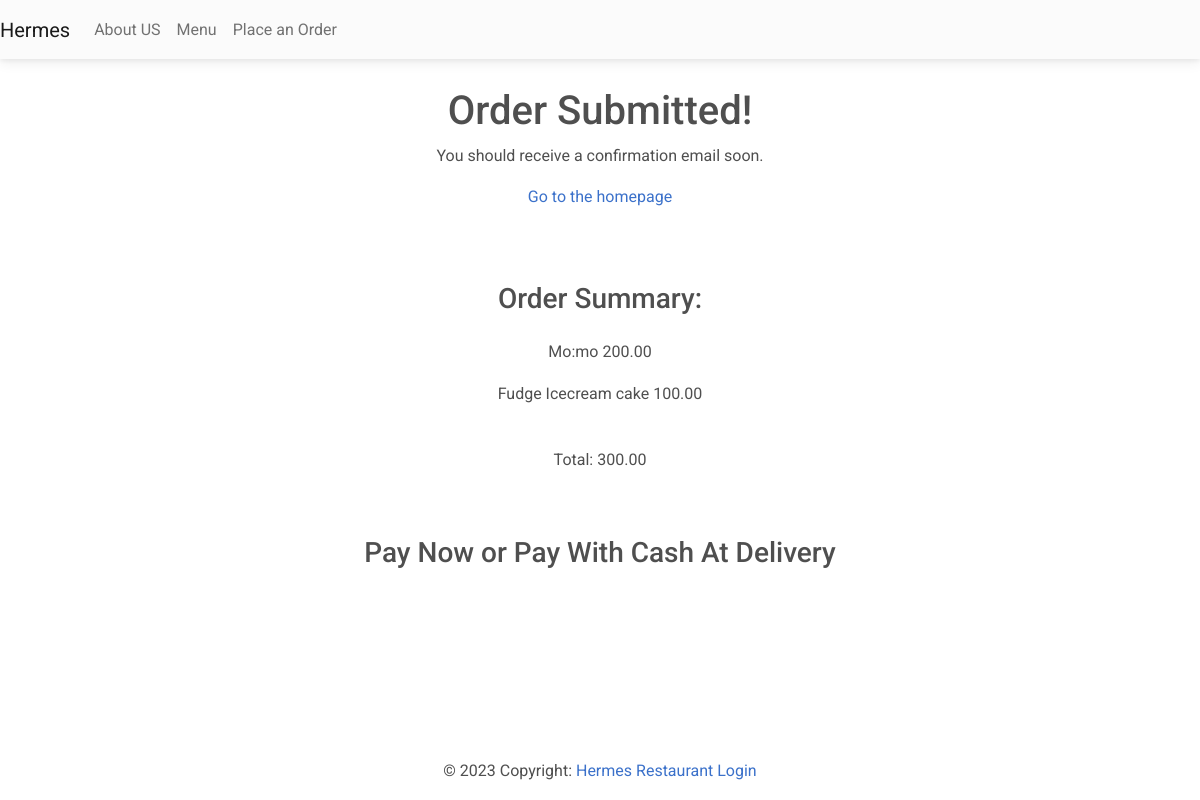
The page /order-confirmation/20 on the database its author committed.
### customer/models.py (models this page shows, shortened)
class MenuItem(models.Model):
    name= models.CharField(max_length=100)
    description=models.TextField()
    image = models.ImageField(upload_to='menu_images/')
    price = models.DecimalField(max_digits=5, decimal_places=2)
    category =models.ManyToManyField('Category',related_name='item')

class OrderModel(models.Model):
    created_on = models.DateTimeField(auto_now_add=True)
    price = models.DecimalField(max_digits=7, decimal_places=2)
    items = models.ManyToManyField(
        'MenuItem', related_name='order', blank=True)
    name = models.CharField(max_length=50, blank=True)
    email = models.CharField(max_length=50, blank=True)
    address = models.CharField(max_length=50, blank=True)

### customer/views.py (the view, shortened to what this page needs)
# urls.py: path('order-confirmation/<int:pk>', OrderConfirmation.as_view(),
class OrderConfirmation(View):
    def get(self, request, pk, *args, **kwargs):
        order = OrderModel.objects.get(pk=pk)
        context = {
            'pk': order.pk,
            'items': order.items,
            'price': order.price,
        }
        return render(request, 'customer/order_confirmation.html', context)

### customer/templates/customer/order_confirmation.html (shortened to what this page needs)
{% extends 'customer/base.html' %}
{% block content %}
<div class="container mb-5">
    <div class="row justify-content-center mt-1">
        <div class="col-md-5 col-sm-12 p-4 text-center">
            <h1>Order Submitted!</h1>
            <p>You should receive a confirmation email soon.</p>
            <a href="{% url 'index' %}">Go to the homepage</a>
        </div>
    </div>
    <div class="row justify-content-center mt-5">
        <div class="col-md-5 col-sm-12 text-center">
            <h3 class="pb-3">Order Summary:</h3>
            {% for item in items.all %}
                <p>{{ item.name }} <span class="pl-3">{{ item.price }}</span></p>
            {% endfor %}
            <p class="font-weight-bold pt-4">Total: {{ price }}</p>
        </div>
    </div>
    <div class="row justify-content-center pb-2 pt-5">
        <div class="col-md-6 text-center">
            <h3>Pay Now or Pay With Cash At Delivery</h3>
        </div>
    </div>
    <div class="row justify-content-center pb-5">
    </div>
</div>
{% endblock content %}

### rows shown on the page
MenuItem: name "Mo:mo", price "200.00"
MenuItem: name "Fudge Icecream cake", price "100.00"
OrderModel: price "300.00"
